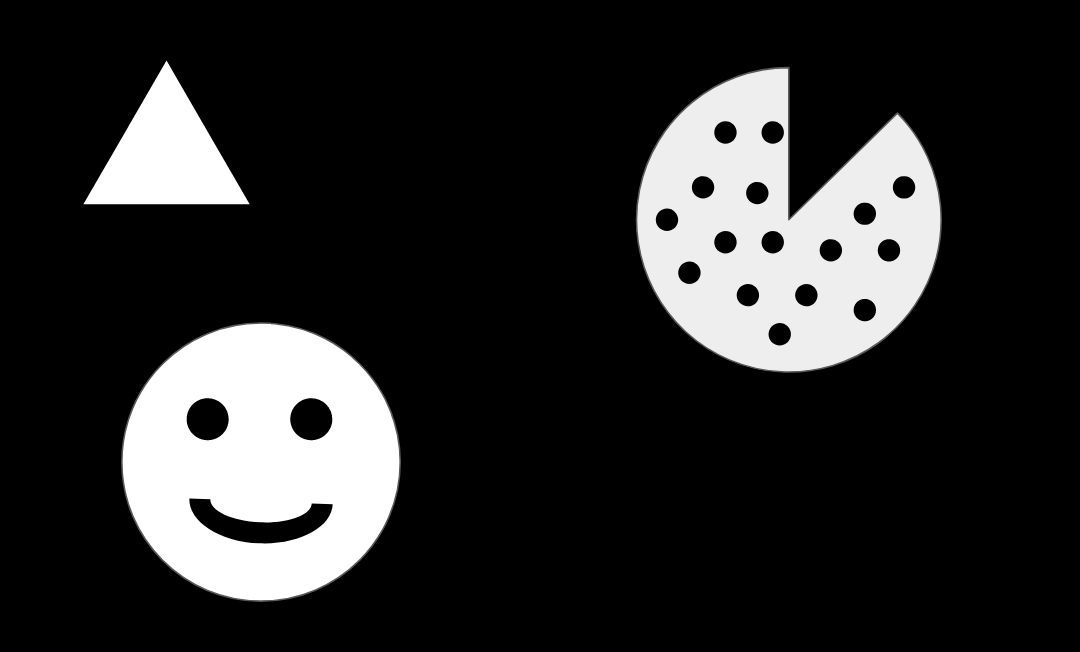
#> input picture notebooks/DATA/internal_external.png, 1080 x 652 px
$ jupyter execute --allow-errors contour_detection.ipynb   (older library calls are emulated)
#> lines starting #> are read from the running program, lines starting #| are printed output that depends on the picture; after the words box and inside, x2 and y2 are one past the last pixel; in counts of white or black regions, pixels touching at a corner belong together
[cell 1]
import cv2
import numpy as np
import matplotlib.pyplot as plt

[cell 2]
image = cv2.imread('../../notebooks/DATA/internal_external.png', flags=0)
#> image is the input picture: shape (652, 1080); min 0, max 255, mean 43.4

[cell 3]
plt.imshow(image, cmap='gray')

[cell 4]
# FIND CONTOURS.
image, contours, hierarchy = cv2.findContours(image=image,
                                               mode=cv2.RETR_CCOMP,
                                               method=cv2.CHAIN_APPROX_SIMPLE)
#> contours = 22 contours; largest, box (x1, y1, x2, y2) and area: (635, 66, 942, 373) 64554, (121, 322, 401, 602) 61517, (83, 60, 250, 205) 12042, (189, 498, 333, 544) 3049, (186, 398, 229, 441) 1380

print(type(contours), len(contours), len(hierarchy[0]))
#| <class 'list'> 22 22

[cell 5]
# Indicate the lines of contours and if the contour is internal or external. If the last index
# of the list of array is -1, then that's an EXTERNAL contour. Else internal contour. if internal
# contours, by the last index value, it categorize what external contour they were included.
hierarchy
#> Out = 22 rows, first 6: [4, -1, 1, -1], [2, -1, -1, 0], [3, 1, -1, 0], [-1, 2, -1, 0], [21, 0, 5, -1], [6, -1, -1, 4]

[cell 6]
external_contours = np.zeros_like(image)
external_contours.shape
#> Out = (652, 1080)

#> (a cell that did not finish here is left out)

[cell 8]
plt.imshow(external_contours, cmap='gray')
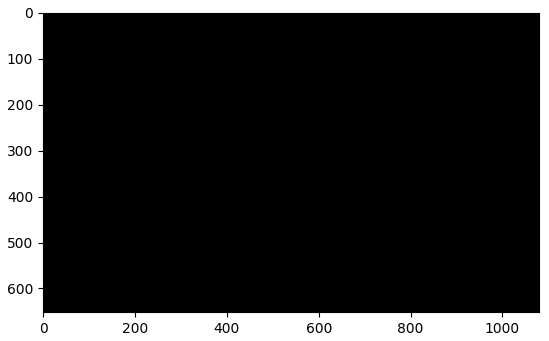
#> figure drawn by matplotlib, 1 panel

[cell 9]
internal_contours = np.zeros_like(image)
internal_contours.shape
#> Out = (652, 1080)

#> (a cell that did not finish here is left out)

[cell 11]
plt.imshow(internal_contours, cmap='gray')

[cell 12]
# Filter out specific internal contours by the last index value (category).
smiley_face = np.zeros_like(image)
pepperoni = np.zeros_like(image)

#> (the rest of this cell did not finish here and is left out)

[cell 13]
plt.figure(figsize=(12, 10))

plt.subplot(121)
plt.imshow(smiley_face, cmap="gray")

plt.subplot(122)
plt.imshow(pepperoni, cmap='gray')

plt.show()
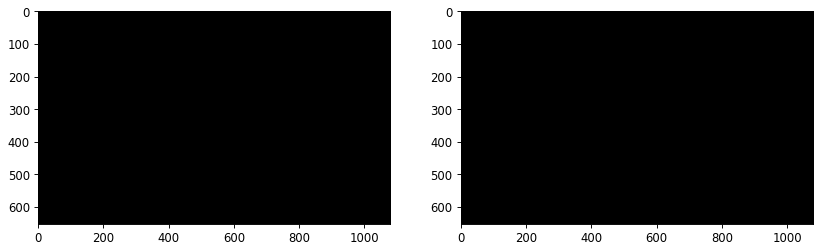
#> figure drawn by matplotlib, 2 panels

$ run again, with notebooks/DATA/five_shapes.PNG copied over notebooks/DATA/internal_external.png
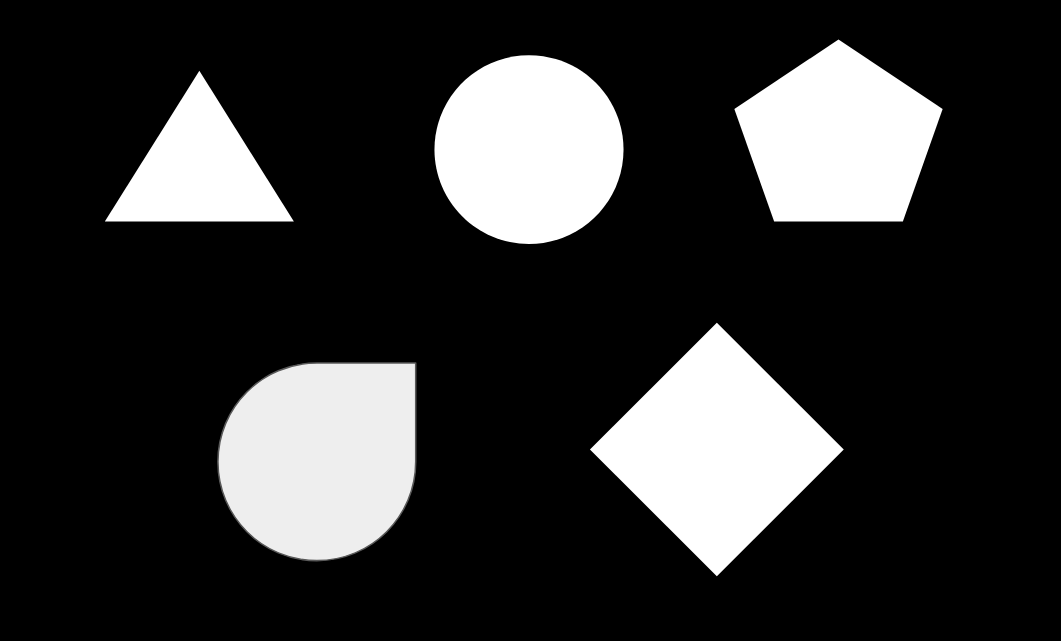
#> input picture notebooks/DATA/five_shapes.PNG, 1061 x 641 px
#> image is the input picture: shape (641, 1061); min 0, max 255, mean 49.2
#> contours = 5 contours; box (x1, y1, x2, y2) and area: (217, 362, 417, 562) 33297, (590, 322, 844, 577) 32508, (434, 55, 624, 244) 28076, (734, 39, 943, 222) 26303, (105, 70, 294, 222) 14310
#| <class 'list'> 5 5
#> `hierarchy`: Out = [[1, -1, -1, -1], [2, 0, -1, -1], [3, 1, -1, -1], [4, 2, -1, -1], [-1, 3, -1, -1]]
#> `[cell 8] plt.imshow(external_contours, cmap='gray')`:
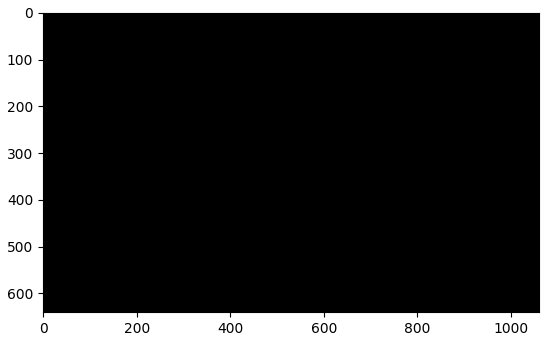
#> figure drawn by matplotlib, 1 panel
#> the loop `for i in range(len(contours)): ` made 5 passes
#> `plt.show()`:
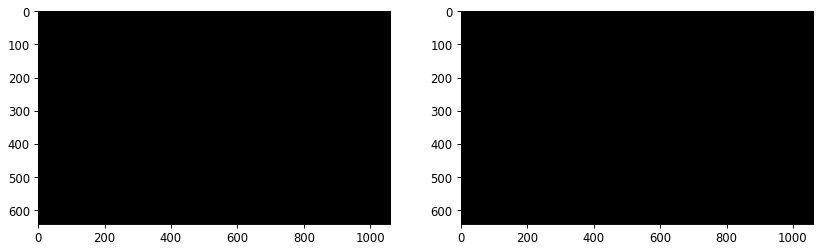
#> figure drawn by matplotlib, 2 panels
